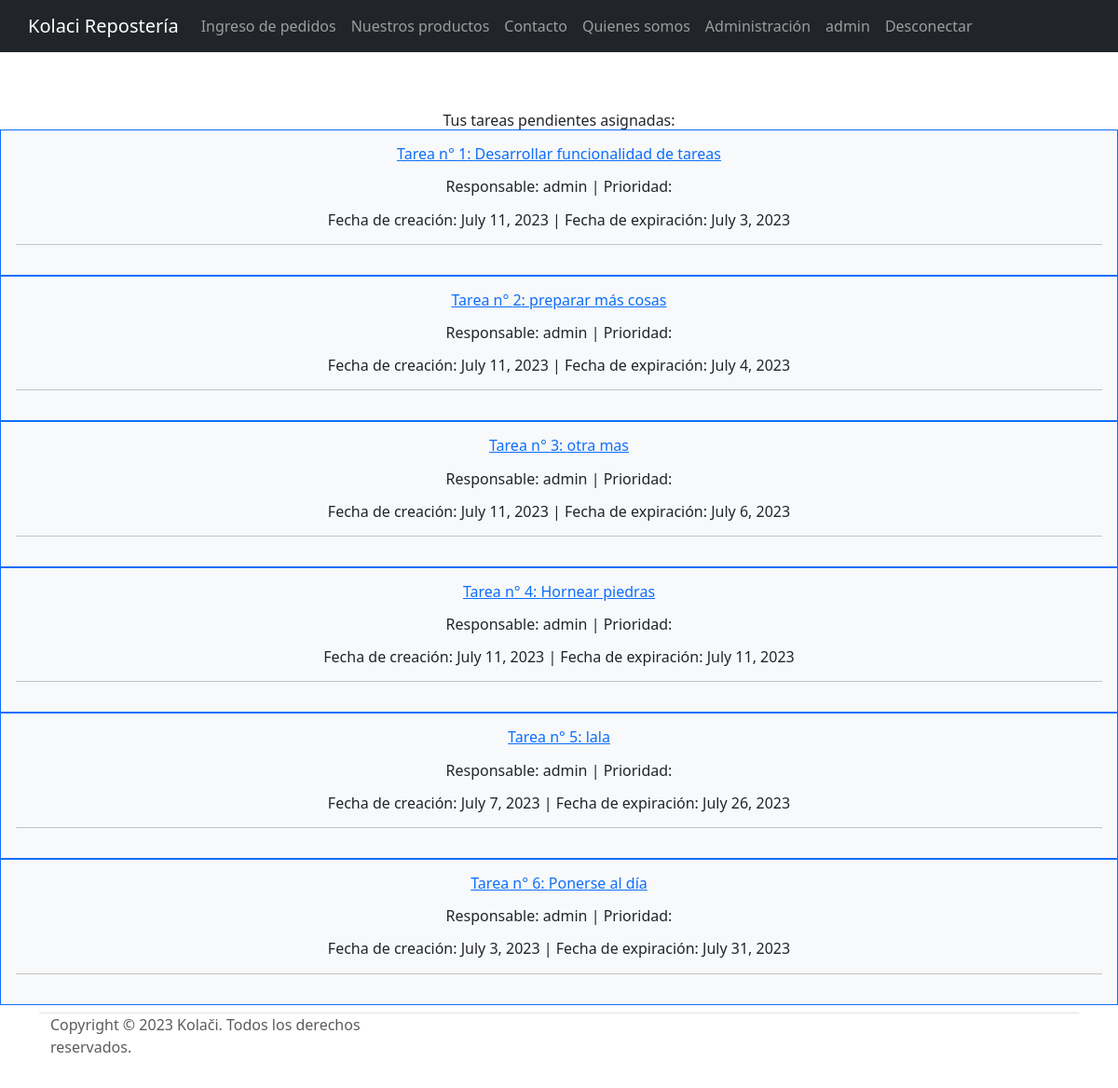
The page /detalles_tarea/2/ (signed in) on the database as committed earlier.
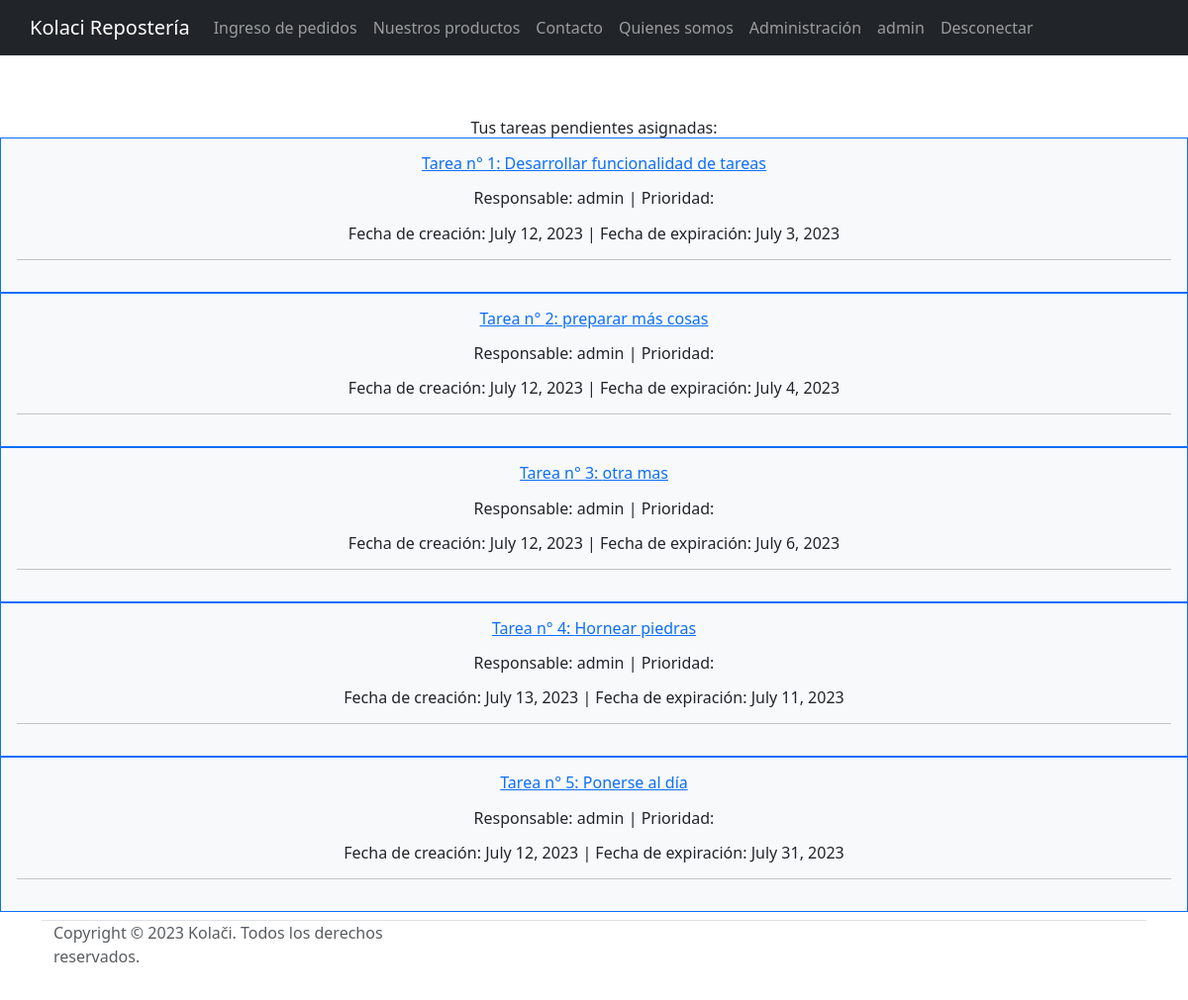
The same page on the database as committed later.
### app/models.py (models this page shows, shortened)
class Tarea(models.Model):
    name = models.CharField(max_length=255, verbose_name="Nombre de la actividad")
    usuario = models.ForeignKey(User, on_delete=models.CASCADE)
    fecha_creacion = models.DateField(auto_now=True)
    fecha_expiracion = models.DateField(default=None, null=True, blank=True)
    observaciones = models.TextField(max_length=1024, null=True, blank=True)
    categoria_opciones = (
        ('trabajo', 'trabajo'),
        ('casa', 'casa'),
        ('estudio', 'estudio'),
        ('etc', 'etc'),
    )
    categoria = models.CharField(max_length=10, choices=categoria_opciones)
    estado_opciones = (
        ('asignada', 'Asignada'),
        ('vista', 'Vista'),
        ('completada', 'Completada'),
        ('en reasignación', 'En reasignación'),
        ('anulada', 'Anulada'),
    )
    estado = models.CharField(max_length=15, choices=estado_opciones, verbose_name="Estado de la actividad")

### app/views.py (the view, shortened to what this page needs)
# urls.py: path('detalles_tarea/<id>/', views.detalles_tarea, name="detalles_tarea"),
def detalles_tarea(request, id):
    tareas = Tarea.objects.filter(usuario=request.user).order_by('fecha_expiracion')
    tarea = Tarea.objects.get(id=id)
    return render(request, 'app/tarea.html', {'tareas': tareas, 'tarea': tarea})

### app/templates/app/tarea.html (shortened to what this page needs)
{% extends "app/base.html" %}
{% block body %}
<div class= "mt-1 ml-1">
<h6>Tus tareas pendientes asignadas:
    {% for tarea in tareas %}
    <div class="border border-primary bg-light p-3">
        <p>
        <a href="{% url 'detalles_tarea' tarea.id %}">
        Tarea n° {{ forloop.counter }}: {{ tarea.name }}</a></p>
        <p>Responsable: {{ tarea.usuario }} | Prioridad: {{ tarea.prioridad }}</p>
        <p>Fecha de creación: {{ tarea.fecha_creacion }} | Fecha de expiración: {{ tarea.fecha_expiracion }}</p>
        <hr>
    </div>
    {% empty %}
    <p>No hay tareas pendientes</p>
    {% endfor %}
</div>
{% endblock %}

### app/templates/app/base.html (shortened to what this page needs)
<!DOCTYPE html>
<html lang="en">
<head>
  <link href="https://cdn.jsdelivr.net/npm/bootstrap@5.3.0/dist/css/bootstrap.min.css" rel="stylesheet"
>
  <link href="https://cdn.jsdelivr.net/npm/bootstrap@5.3.0-alpha2/dist/css/bootstrap.min.css" rel="stylesheet"
>
</head>
<body class="d-flex flex-column min-vh-100">
  <div>
    <nav style="padding-left: 2.5%;" class="navbar navbar-expand-lg d-flex collapse justify-content-center navbar-dark bg-dark nav-background">
      <a class="navbar-brand" href="{% url 'index' %}"> Kolaci Repostería</a>
      <div class="collapse navbar-collapse" id="navbarNav">
        <ul class="navbar-nav">
          {%if user.is_active%}
          <li class="nav-item">
            <a class="nav-link" href="{% url 'index' %}">Ingreso de pedidos</a>
          </li>
          <li class="nav-item">
            <a class="nav-item nav-link" href="{% url 'index' %}">Nuestros productos</a>
          </li>
          <li class="nav-item"> <a class="nav-item nav-link " href="{% url 'index' %}">Contacto</a></li>
          <li class="nav-item"> <a class="nav-item nav-link " href="{% url 'index' %}">Quienes somos</a></li>
          {%endif%}
          <li class="nav-item">
            <a class="nav-link" href="{% url 'admin:index' %}">Administración</a>
          </li>
          {% if user.is_authenticated %}
          <li class="nav-item  ms-auto">
          <a class="nav-item nav-link" data-toggle="modal" data-target="#userModal" href="#">
              {{user}}
          </a>
          </li>
          <li class="nav-item">
            <a class="nav-item nav-link" href="{% url 'logout' %}">Desconectar</a>
          </li>
          {% endif %}
        </ul>
      </div>
    </nav>
  </div>
  <div style="margin-top:5%">
    <div style="text-align: center;">
      {% block body %}
      {% endblock %}
    </div>
  </div>
  <div class="container">
    <footer class="footer container border-top">
      <p class="col-md-4 mb-0 text-muted">Copyright © 2023 Kolači. Todos los derechos reservados.</p>
      <a href="/"
        class="col-md-4 d-flex align-items-center justify-content-center mb-3 mb-md-0 me-md-auto link-dark text-decoration-none">
        <svg class="bi me-2" width="40" height="32">
          <use xlink:href="#bootstrap" />
        </svg>
      </a>
    </footer>
  </div>
</body>
</html>

Rows that differ between the two databases and show on the page:
removed Tarea: name "lala", usuario "admin", fecha_creacion "July 7, 2023", fecha_expiracion "July 26, 2023"
changed Tarea "Desarrollar funcionalidad de tareas": fecha_creacion "July 11, 2023" → "July 12, 2023"
changed Tarea "preparar más cosas": fecha_creacion "July 11, 2023" → "July 12, 2023"
changed Tarea "otra mas": fecha_creacion "July 11, 2023" → "July 12, 2023"
changed Tarea "Hornear piedras": fecha_creacion "July 11, 2023" → "July 13, 2023"
changed Tarea "Ponerse al día": fecha_creacion "July 3, 2023" → "July 12, 2023"
